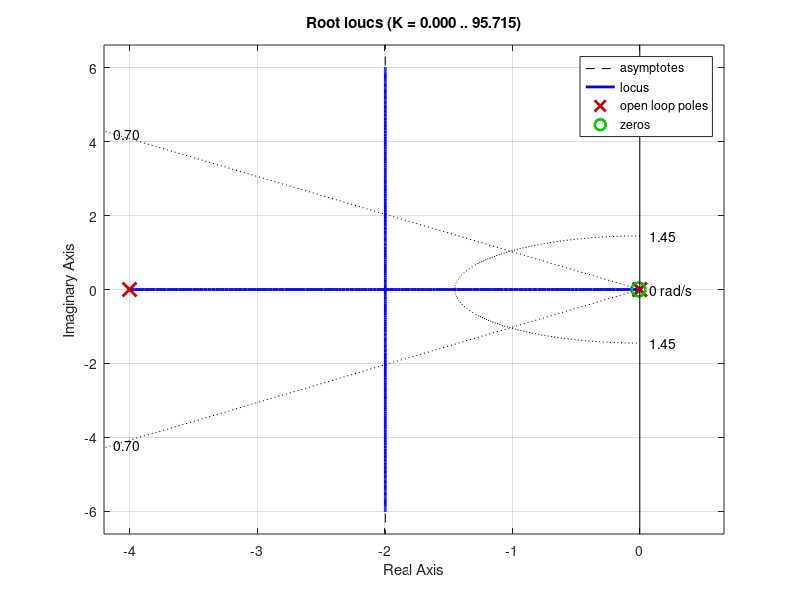

Write the MATLAB code that produced this figure. (Note: this script raises an error after producing the figure.)
m = 0.111;
R = 0.015;
g = -9.8;
L = 1.0;
d = 0.03;
J = 9.99e-6;
s = tf('s');
TF = -2*m*g*d/L/(J/R^2+m)/s^2;

rlocus(TF)
sgrid(0.70, 1.45)
axis([-5 5 -2 2])

zo = 0.01;
po = 4;
C=tf([1 zo],[1 po]);

rlocus(C*TF)
sgrid(0.70, 1.45)

[k,poles]=rlocfind(C*TF)
%k=80.1815
         %sys_cl=feedback(k*C*TF,1);
        % t=0:0.01:5;
        % figure
         %step(0.25*sys_cl,t)